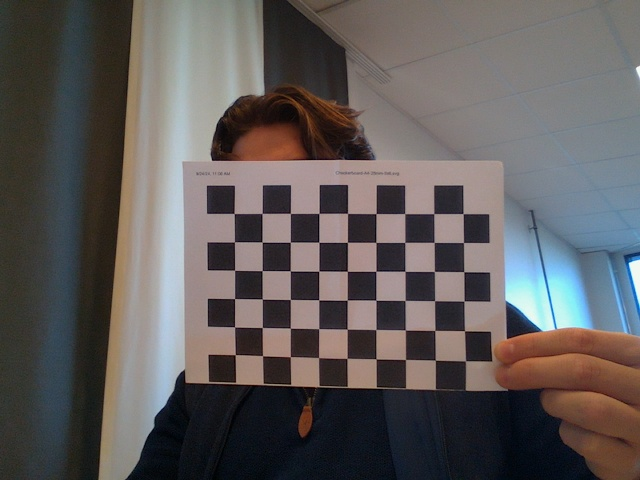
#> input picture Q3/color_img1.jpg, 640 x 480 px; its folder holds only this picture in this run
$ python Q3.py
#> lines starting #> are read from the running program, lines starting #| are printed output that depends on the picture; after the words box and inside, x2 and y2 are one past the last pixel; in counts of white or black regions, pixels touching at a corner belong together; long printed decimals are rounded
#%% load modules
import numpy as np
import cv2
import glob
import matplotlib.pyplot as plt
from mpl_toolkits.mplot3d import Axes3D
import random

#%% calibration
# https://docs.opencv.org/3.4/dc/dbb/tutorial_py_calibration.html
criteria = (cv2.TERM_CRITERIA_EPS + cv2.TERM_CRITERIA_MAX_ITER, 30, 0.001)
objp = np.zeros((9*6,3), np.float32)
objp[:,:2] = np.mgrid[0:9,0:6].T.reshape(-1,2)

objpoints = []
imgpoints = []
images = glob.glob(r'*.jpg')

for fname in images:
    img = cv2.imread(fname)
#> img is the input picture: shape (480, 640, 3); mean B, G, R 90.3, 90.9, 95.4
    gray = cv2.cvtColor(img,cv2.COLOR_BGR2GRAY)
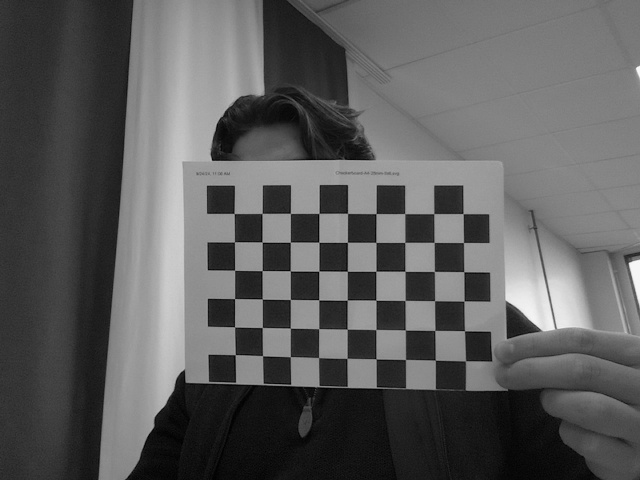
#> gray: shape (480, 640); min 0, max 250, mean 92.2
    ret, corners = cv2.findChessboardCorners(gray, (9,6),None)
#> ret = True; corners = 54 rows, first 8: [234, 213.5], [262, 213.4], [290.3, 213.4], [318.9, 213.3], [347.5, 213.3], [375.9, 213.6], [404.7, 213.6], [433.8, 213.6]
    if ret == True:
        objpoints.append(objp)
        corners2 = cv2.cornerSubPix(gray,corners,(3,3),(-1,-1),criteria)
#> corners2 = 54 rows, first 8: [234.1, 213.5], [262, 213.4], [290.4, 213.4], [318.9, 213.4], [347.5, 213.4], [376, 213.6], [404.8, 213.6], [433.8, 213.6]
        imgpoints.append(corners2)
        cv2.namedWindow("Resized_Window", cv2.WINDOW_NORMAL)
        cv2.resizeWindow("Resized_Window", 1800, 1080)
        img_draw = cv2.drawChessboardCorners(img, (9,6), corners2,ret)
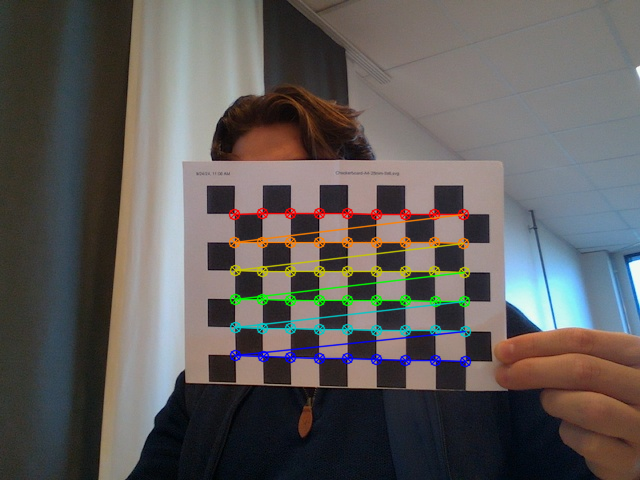
#> img_draw: shape (480, 640, 3); mean B, G, R 90, 91.8, 95.4
        cv2.imshow("Resized_Window", img_draw)
        cv2.waitKey(50)

cv2.destroyAllWindows()

objpoints = np.array(objpoints)
imgpoints = np.array(imgpoints)
ret, mtx, dist, rvecs, tvecs = cv2.calibrateCamera(objpoints, imgpoints, gray.shape[::-1], None, None)
#> ret = 0.229; mtx = [[1422, 0, 276.7], [0, 1447.4, 189.2], [0, 0, 1]]; dist = [[-2.53, 83.07, 0.0224, 0.0733, -998]]; rvecs = ([-0.114, 0.125, 0.00232],); tvecs = ([-1.5, 0.849, 50.37],)
np.savez(r'C.npz', mtx=mtx, dist=dist, rvecs=rvecs, tvecs=tvecs)

#%% pose estimation
def draw(img, corners, imgpts):
    corner = (tuple(corners[0].ravel()))
    img = cv2.line(img, corner, tuple(imgpts[0].ravel()), (255,0,0), 3)
    img = cv2.line(img, corner, tuple(imgpts[1].ravel()), (0,255,0), 3)
    img = cv2.line(img, corner, tuple(imgpts[2].ravel()), (0,0,255), 3)
    return img

# Load previously saved data
with np.load(r'C.npz') as X:
    mtx, dist, rvecs, tvecs = [X[i] for i in ('mtx','dist','rvecs','tvecs')]

axis = np.float32([[2,0,0], [0,2,0], [0,0,-2]]).reshape(-1,3)
images = glob.glob(r'*.jpg')

for fname in images:
    img = cv2.imread(fname)
    gray = cv2.cvtColor(img, cv2.COLOR_BGR2GRAY)
    ret, corners = cv2.findChessboardCorners(gray, (9,6),None)
#> ret = True

    if ret == True:
        corners2 = cv2.cornerSubPix(gray, corners, (11,11), (-1,-1), criteria)
#> corners2 = 54 rows, first 8: [234.1, 213.5], [262.1, 213.4], [290.4, 213.4], [318.9, 213.4], [347.5, 213.4], [376.1, 213.6], [404.8, 213.6], [433.8, 213.6]
        ret1, rvec1, tvec1 = cv2.solvePnP(objp, corners2, mtx, dist)
#> ret1 = True; rvec1 = [-0.115, 0.124, 0.00241]; tvec1 = [-1.5, 0.849, 50.36]
        imgpts, jac = cv2.projectPoints(axis, rvec1, tvec1, mtx, dist)
#> imgpts = [[290.4, 213.4], [234.4, 270.3], [225.9, 207.6]]
        corners2 = corners2.astype(int)
#> corners2 = 54 rows, first 8: [234, 213], [262, 213], [290, 213], [318, 213], [347, 213], [376, 213], [404, 213], [433, 213]
        imgpts = imgpts.astype(int)
#> imgpts = [[290, 213], [234, 270], [225, 207]]
        cv2.namedWindow("Resized_Window", cv2.WINDOW_NORMAL)
        cv2.resizeWindow("Resized_Window", 1400, 1080)
        img = draw(img, corners2, imgpts)
#> in draw, `corner = (tuple(corners[0].ravel()))`: corner = (234, 213)
#> in draw, `img = cv2.line(img, corner, tuple(imgpts[1].ravel()), (0,255,0), 3)`:
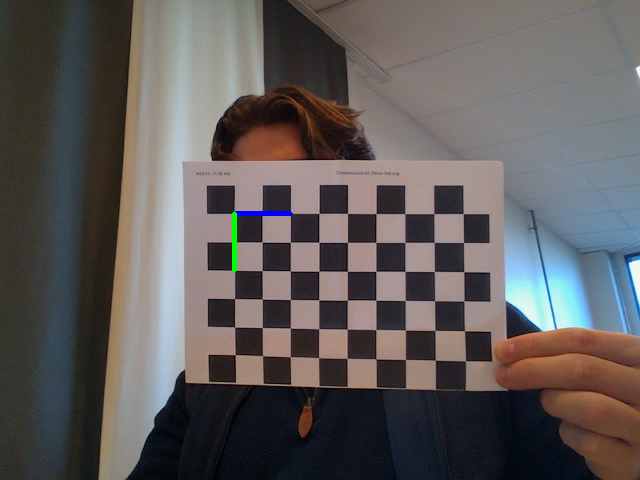
#> img: shape (480, 640, 3); mean B, G, R 90.3, 91, 95.2
#> in draw, `img = cv2.line(img, corner, tuple(imgpts[2].ravel()), (0,0,255), 3)`: img: shape (480, 640, 3); 0.02% of pixels changed, all inside (x1, y1, x2, y2) = (223, 205, 237, 216)
        cv2.imshow("Resized_Window", img)
        cv2.waitKey(500)

cv2.destroyAllWindows()

# Reprojection error
mean_error = 0
for i in range(len(objpoints)):
    imgpoints2, _ = cv2.projectPoints(objpoints[i], rvecs[i], tvecs[i], mtx, dist)
    error = cv2.norm(imgpoints[i], imgpoints2, cv2.NORM_L2)/len(imgpoints2)
    mean_error += error
#> this loop made 1 pass
#> (error, mean_error) on pass 1: (0.0311, 0.0311)
#> after the loop, mean_error = 0.0311
print(f"Total error: {mean_error/len(objpoints)}")
#| Total error: 0.03114

#%% Part C: Select a random image and plot pose
# Select a random image from the processed set
random_image_path = random.choice(images)
random_image = cv2.imread(random_image_path)
cv2.imshow('Random Image', random_image)
cv2.waitKey(0)
cv2.destroyAllWindows()

# Assuming we use the first rvec and tvec from earlier (adjust if necessary)
rvec_random = rvec1
#> rvec_random = [-0.115, 0.124, 0.00241]
tvec_random = tvec1
#> tvec_random = [-1.5, 0.849, 50.36]

#%% Part D: Find the pose of an object at [2, 5, 0] in the world frame
# Coordinates of the object in the world frame
P_world = np.array([2, 5, 0, 1])

# Construct extrinsic matrix for the random image using the random rvec and tvec
R_random, _ = cv2.Rodrigues(rvec_random)  # Convert rotation vector to matrix
#> R_random = [[0.992, -0.00954, 0.123], [-0.00475, 0.993, 0.115], [-0.124, -0.115, 0.986]]
extrinsic_random = np.hstack((R_random, tvec_random))
#> extrinsic_random = [[0.992, -0.00954, 0.123, -1.5], [-0.00475, 0.993, 0.115, 0.849], [-0.124, -0.115, 0.986, 50.36]]

# Append [0, 0, 0, 1] to make it 4x4 homogeneous matrix
extrinsic_random = np.vstack((extrinsic_random, [0, 0, 0, 1]))
#> extrinsic_random = [[0.992, -0.00954, 0.123, -1.5], [-0.00475, 0.993, 0.115, 0.849], [-0.124, -0.115, 0.986, 50.36], [0, 0, 0, 1]]

# Apply extrinsic transformation to world point
P_camera = extrinsic_random @ P_world
#> P_camera = [0.434, 5.81, 49.54, 1]

# Print the transformed point in the camera frame
print(f"Pose of the object in the camera frame: {P_camera[:3]}")
#| Pose of the object in the camera frame: [ 0.4337  5.806  49.543]

#%% Plotting the object pose in camera frame
fig = plt.figure()
ax = fig.add_subplot(111, projection='3d')

# Plot the camera's origin (0, 0, 0)
ax.quiver(0, 0, 0, 1, 0, 0, length=0.5, color='r', label='X-axis')
ax.quiver(0, 0, 0, 0, 1, 0, length=0.5, color='g', label='Y-axis')
ax.quiver(0, 0, 0, 0, 0, 1, length=0.5, color='b', label='Z-axis')

# Plot the object in camera frame
ax.scatter(P_camera[0], P_camera[1], P_camera[2], color='m', label='Object Pose')

# Set labels and show the plot
ax.set_xlabel('X axis')
ax.set_ylabel('Y axis')
ax.set_zlabel('Z axis')
ax.legend()
plt.show()
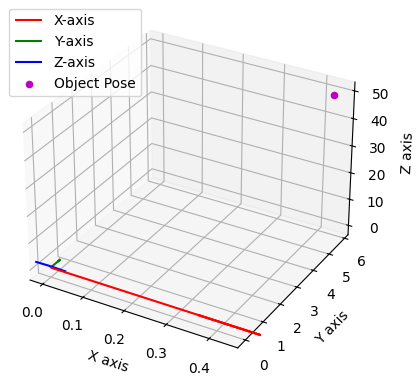
#> figure drawn by matplotlib, 1 panel

$ run again, on Q3/color_img14.jpg
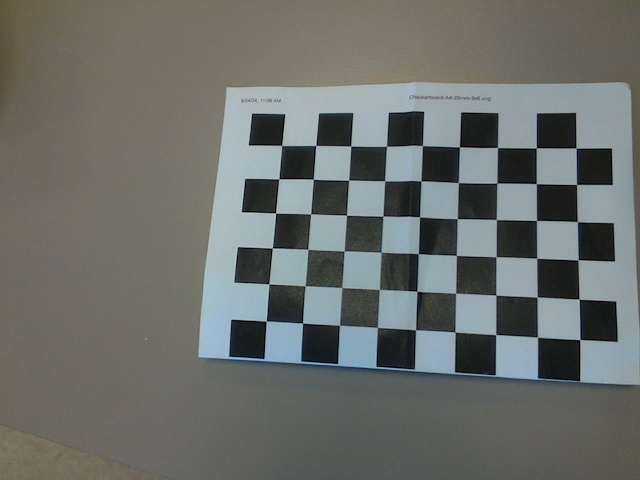
#> input picture Q3/color_img14.jpg, 640 x 480 px
#> img is the input picture: shape (480, 640, 3); mean B, G, R 106.4, 110.5, 107.4
#> `ret, corners = cv2.findChessboardCorners(gray, (9,6),None)`: ret = True; corners = 54 rows, first 8: [281.5, 145.5], [315.8, 145.5], [350.7, 146], [386.5, 146.4], [422.5, 145.5], [459.4, 146.8], [497.5, 147.5], [536.4, 147.6]
#> `corners2 = cv2.cornerSubPix(gray,corners,(3,3),(-1,-1),criteria)`: corners2 = 54 rows, first 8: [281.6, 145.4], [315.8, 145.5], [350.8, 146], [386.5, 146.2], [422.4, 145.5], [459.4, 146.9], [497.4, 147.5], [536.3, 147.9]
#> `img_draw = cv2.drawChessboardCorners(img, (9,6), corners2,ret)`:
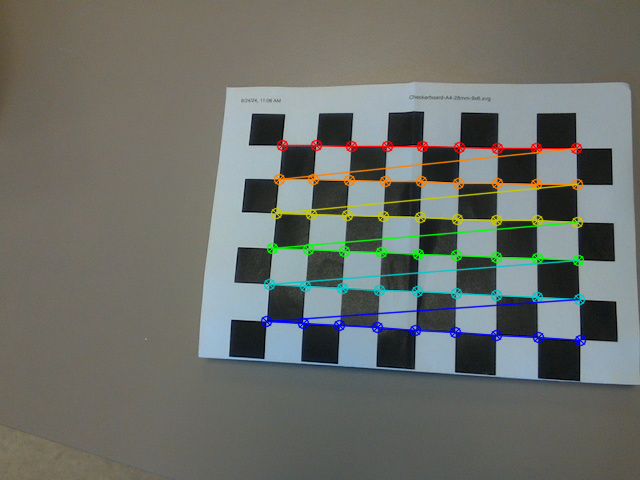
#> img_draw: shape (480, 640, 3); mean B, G, R 105.7, 111.2, 107.7
#> `ret, mtx, dist, rvecs, tvecs = cv2.calibrateCamera(objpoints, imgpoint..`: ret = 0.285; mtx = [[804.6, 0, 288.5], [0, 826.3, 209.6], [0, 0, 1]]; dist = [[-0.211, 2.87, -0.00227, 0.0144, -10.29]]; rvecs = ([-0.301, 0.187, 0.0564],); tvecs = ([-0.198, -1.82, 23.24],)
#> `ret, corners = cv2.findChessboardCorners(gray, (9,6),None)`: ret = True
#> `corners2 = cv2.cornerSubPix(gray, corners, (11,11), (-1,-1), criteria)`: corners2 = 54 rows, first 8: [281.7, 145.4], [315.7, 145.5], [350.7, 146], [386.5, 146.3], [422.4, 145.5], [459.4, 146.9], [497.5, 147.5], [536.3, 147.9]
#> ret1 = True; rvec1 = [-0.301, 0.187, 0.0564]; tvec1 = [-0.198, -1.82, 23.24]
#> `imgpts, jac = cv2.projectPoints(axis, rvec1, tvec1, mtx, dist)`: imgpts = [[350.8, 145.8], [275.6, 212.9], [268.1, 116.4]]
#> `corners2 = corners2.astype(int)`: corners2 = 54 rows, first 8: [281, 145], [315, 145], [350, 145], [386, 146], [422, 145], [459, 146], [497, 147], [536, 147]
#> `imgpts = imgpts.astype(int)`: imgpts = [[350, 145], [275, 212], [268, 116]]
#> corner = (281, 145)
#> the loop `for i in range(len(objpoints)):` made 1 pass
#> (error, mean_error) on pass 1: (0.0388, 0.0388)
#> after the loop `for i in range(len(objpoints)):`: mean_error = 0.0388
#| Total error: 0.03883
#> rvec_random = [-0.301, 0.187, 0.0564]
#> tvec_random = [-0.198, -1.82, 23.24]
#> R_random = [[0.981, -0.0829, 0.174], [0.0274, 0.954, 0.3], [-0.191, -0.289, 0.938]]
#> `extrinsic_random = np.hstack((R_random, tvec_random))`: extrinsic_random = [[0.981, -0.0829, 0.174, -0.198], [0.0274, 0.954, 0.3, -1.82], [-0.191, -0.289, 0.938, 23.24]]
#> `extrinsic_random = np.vstack((extrinsic_random, [0, 0, 0, 1]))`: extrinsic_random = [[0.981, -0.0829, 0.174, -0.198], [0.0274, 0.954, 0.3, -1.82], [-0.191, -0.289, 0.938, 23.24], [0, 0, 0, 1]]
#> P_camera = [1.35, 3.01, 21.41, 1]
#| Pose of the object in the camera frame: [ 1.350  3.008 21.410]
#> `plt.show()`:
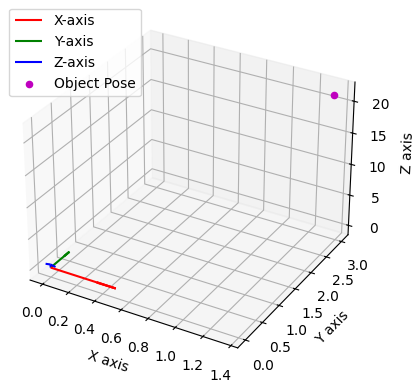
#> figure drawn by matplotlib, 1 panel

$ run again, on Q3/color_img15.jpg
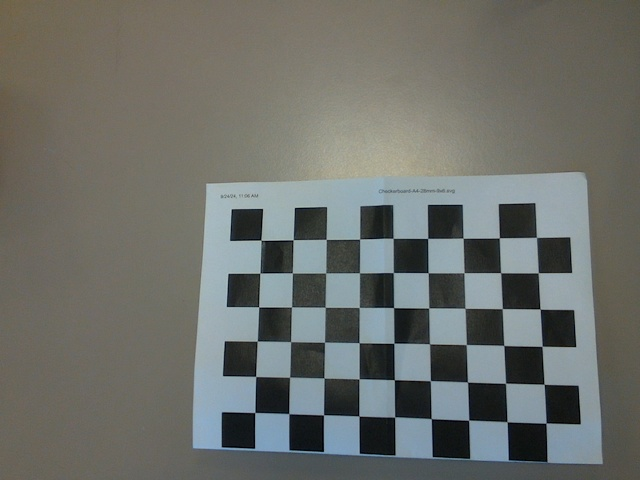
#> input picture Q3/color_img15.jpg, 640 x 480 px
#> img is the input picture: shape (480, 640, 3); mean B, G, R 106.2, 111.1, 108.7
#> `ret, corners = cv2.findChessboardCorners(gray, (9,6),None)`: ret = True; corners = 54 rows, first 8: [261, 240.3], [293.2, 239.7], [326.2, 239.4], [359.5, 239], [393.2, 238.4], [427.5, 238.4], [463.2, 238.3], [499.4, 237.7]
#> `corners2 = cv2.cornerSubPix(gray,corners,(3,3),(-1,-1),criteria)`: corners2 = 54 rows, first 8: [260.8, 240.1], [293.2, 239.7], [326.2, 239.4], [359.6, 239.1], [393.2, 238.3], [427.7, 238.4], [463.1, 238.2], [499.4, 237.8]
#> `img_draw = cv2.drawChessboardCorners(img, (9,6), corners2,ret)`:
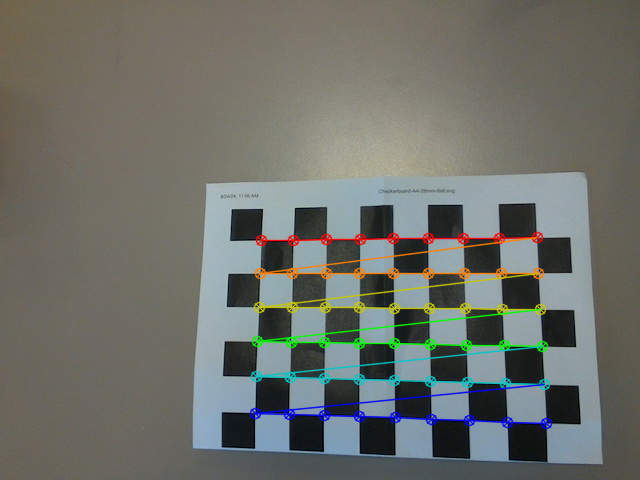
#> img_draw: shape (480, 640, 3); mean B, G, R 105.6, 111.8, 109.1
#> `ret, mtx, dist, rvecs, tvecs = cv2.calibrateCamera(objpoints, imgpoint..`: ret = 0.172; mtx = [[791.2, 0, 255.9], [0, 816.8, 240.7], [0, 0, 1]]; dist = [[-0.00558, 1.65, -0.00214, -0.00814, -5.93]]; rvecs = ([-0.241, 0.183, 0.0138],); tvecs = ([0.152, -0.0228, 24.17],)
#> `ret, corners = cv2.findChessboardCorners(gray, (9,6),None)`: ret = True
#> `corners2 = cv2.cornerSubPix(gray, corners, (11,11), (-1,-1), criteria)`: corners2 = 54 rows, first 8: [261.1, 240.2], [293.1, 239.8], [326.2, 239.4], [359.7, 239], [393.1, 238.3], [427.7, 238.4], [463.1, 238.2], [499.4, 237.8]
#> ret1 = True; rvec1 = [-0.243, 0.184, 0.0139]; tvec1 = [0.153, -0.0215, 24.18]
#> `imgpts, jac = cv2.projectPoints(axis, rvec1, tvec1, mtx, dist)`: imgpts = [[326.1, 239.4], [258.5, 306.9], [248.6, 222.3]]
#> `corners2 = corners2.astype(int)`: corners2 = 54 rows, first 8: [261, 240], [293, 239], [326, 239], [359, 238], [393, 238], [427, 238], [463, 238], [499, 237]
#> `imgpts = imgpts.astype(int)`: imgpts = [[326, 239], [258, 306], [248, 222]]
#> corner = (261, 240)
#> the loop `for i in range(len(objpoints)):` made 1 pass
#> (error, mean_error) on pass 1: (0.0234, 0.0234)
#> after the loop `for i in range(len(objpoints)):`: mean_error = 0.0234
#| Total error: 0.02344
#> rvec_random = [-0.243, 0.184, 0.0139]
#> tvec_random = [0.153, -0.0215, 24.18]
#> R_random = [[0.983, -0.0359, 0.179], [-0.00845, 0.971, 0.241], [-0.183, -0.238, 0.954]]
#> `extrinsic_random = np.hstack((R_random, tvec_random))`: extrinsic_random = [[0.983, -0.0359, 0.179, 0.153], [-0.00845, 0.971, 0.241, -0.0215], [-0.183, -0.238, 0.954, 24.18]]
#> `extrinsic_random = np.vstack((extrinsic_random, [0, 0, 0, 1]))`: extrinsic_random = [[0.983, -0.0359, 0.179, 0.153], [-0.00845, 0.971, 0.241, -0.0215], [-0.183, -0.238, 0.954, 24.18], [0, 0, 0, 1]]
#> P_camera = [1.94, 4.81, 22.62, 1]
#| Pose of the object in the camera frame: [ 1.940   4.815  22.622]
#> `plt.show()`:
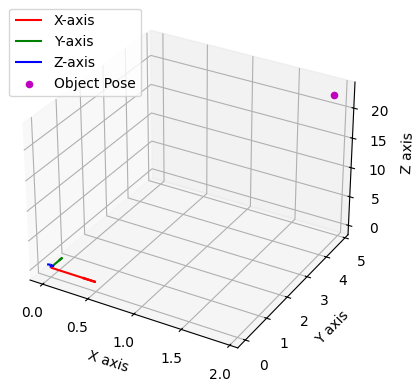
#> figure drawn by matplotlib, 1 panel

$ run again, on Q3/color_img10.jpg
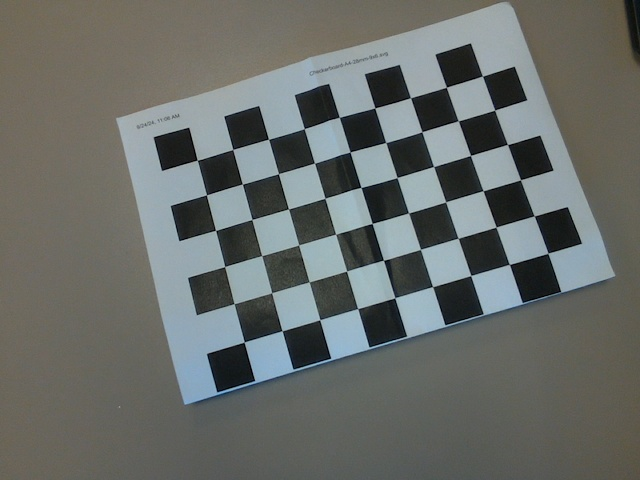
#> input picture Q3/color_img10.jpg, 640 x 480 px
#> img is the input picture: shape (480, 640, 3); mean B, G, R 105.2, 108.6, 104.6
#> `ret, corners = cv2.findChessboardCorners(gray, (9,6),None)`: ret = True; corners = 54 rows, first 8: [197.2, 160.2], [232.8, 149.4], [268.5, 139.2], [304.4, 128.6], [339.3, 117.3], [374.8, 108], [410.5, 97.69], [446.4, 87.25]
#> `corners2 = cv2.cornerSubPix(gray,corners,(3,3),(-1,-1),criteria)`: corners2 = 54 rows, first 8: [197.2, 160.2], [232.8, 149.5], [268.5, 139.3], [304.3, 128.6], [339.4, 117.3], [374.8, 107.9], [410.5, 97.69], [446.4, 87.27]
#> `img_draw = cv2.drawChessboardCorners(img, (9,6), corners2,ret)`:
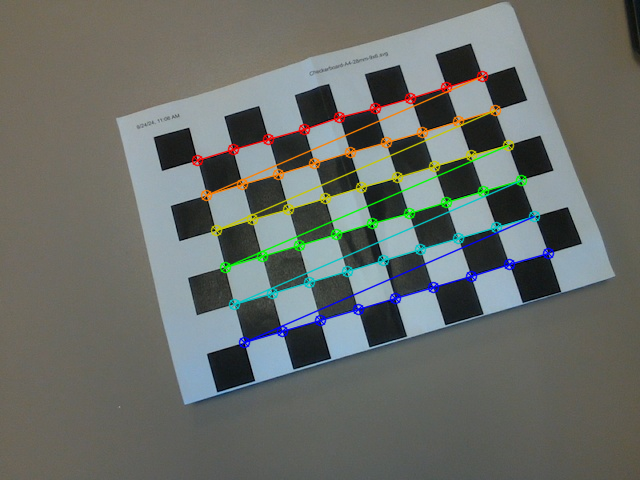
#> img_draw: shape (480, 640, 3); mean B, G, R 104.4, 109.2, 104.9
#> `ret, mtx, dist, rvecs, tvecs = cv2.calibrateCamera(objpoints, imgpoint..`: ret = 0.305; mtx = [[946, 0, 248.4], [0, 978.6, 219], [0, 0, 1]]; dist = [[-0.415, 7.6, -0.00582, -0.00158, -35.79]]; rvecs = ([-0.316, 0.053, -0.271],); tvecs = ([-1.38, -1.54, 25.55],)
#> `ret, corners = cv2.findChessboardCorners(gray, (9,6),None)`: ret = True
#> `corners2 = cv2.cornerSubPix(gray, corners, (11,11), (-1,-1), criteria)`: corners2 = 54 rows, first 8: [197.3, 160.2], [232.7, 149.5], [268.6, 139.2], [304.3, 128.7], [339.3, 117.3], [374.8, 108], [410.5, 97.68], [446.4, 87.23]
#> ret1 = True; rvec1 = [-0.316, 0.0526, -0.271]; tvec1 = [-1.38, -1.54, 25.55]
#> `imgpts, jac = cv2.projectPoints(axis, rvec1, tvec1, mtx, dist)`: imgpts = [[268.5, 139.1], [215.4, 230.2], [185.9, 130.5]]
#> `corners2 = corners2.astype(int)`: corners2 = 54 rows, first 8: [197, 160], [232, 149], [268, 139], [304, 128], [339, 117], [374, 108], [410, 97], [446, 87]
#> `imgpts = imgpts.astype(int)`: imgpts = [[268, 139], [215, 230], [185, 130]]
#> corner = (197, 160)
#> the loop `for i in range(len(objpoints)):` made 1 pass
#> (error, mean_error) on pass 1: (0.0415, 0.0415)
#> after the loop `for i in range(len(objpoints)):`: mean_error = 0.0415
#| Total error: 0.0415
#> rvec_random = [-0.316, 0.0526, -0.271]
#> tvec_random = [-1.38, -1.54, 25.55]
#> R_random = [[0.962, 0.255, 0.0933], [-0.271, 0.915, 0.3], [-0.00889, -0.314, 0.949]]
#> `extrinsic_random = np.hstack((R_random, tvec_random))`: extrinsic_random = [[0.962, 0.255, 0.0933, -1.38], [-0.271, 0.915, 0.3, -1.54], [-0.00889, -0.314, 0.949, 25.55]]
#> `extrinsic_random = np.vstack((extrinsic_random, [0, 0, 0, 1]))`: extrinsic_random = [[0.962, 0.255, 0.0933, -1.38], [-0.271, 0.915, 0.3, -1.54], [-0.00889, -0.314, 0.949, 25.55], [0, 0, 0, 1]]
#> P_camera = [1.82, 2.49, 23.96, 1]
#| Pose of the object in the camera frame: [ 1.818  2.487 23.961]
#> `plt.show()`:
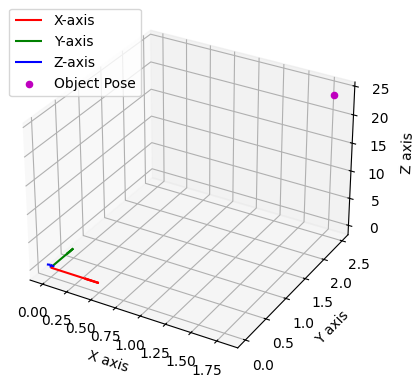
#> figure drawn by matplotlib, 1 panel
